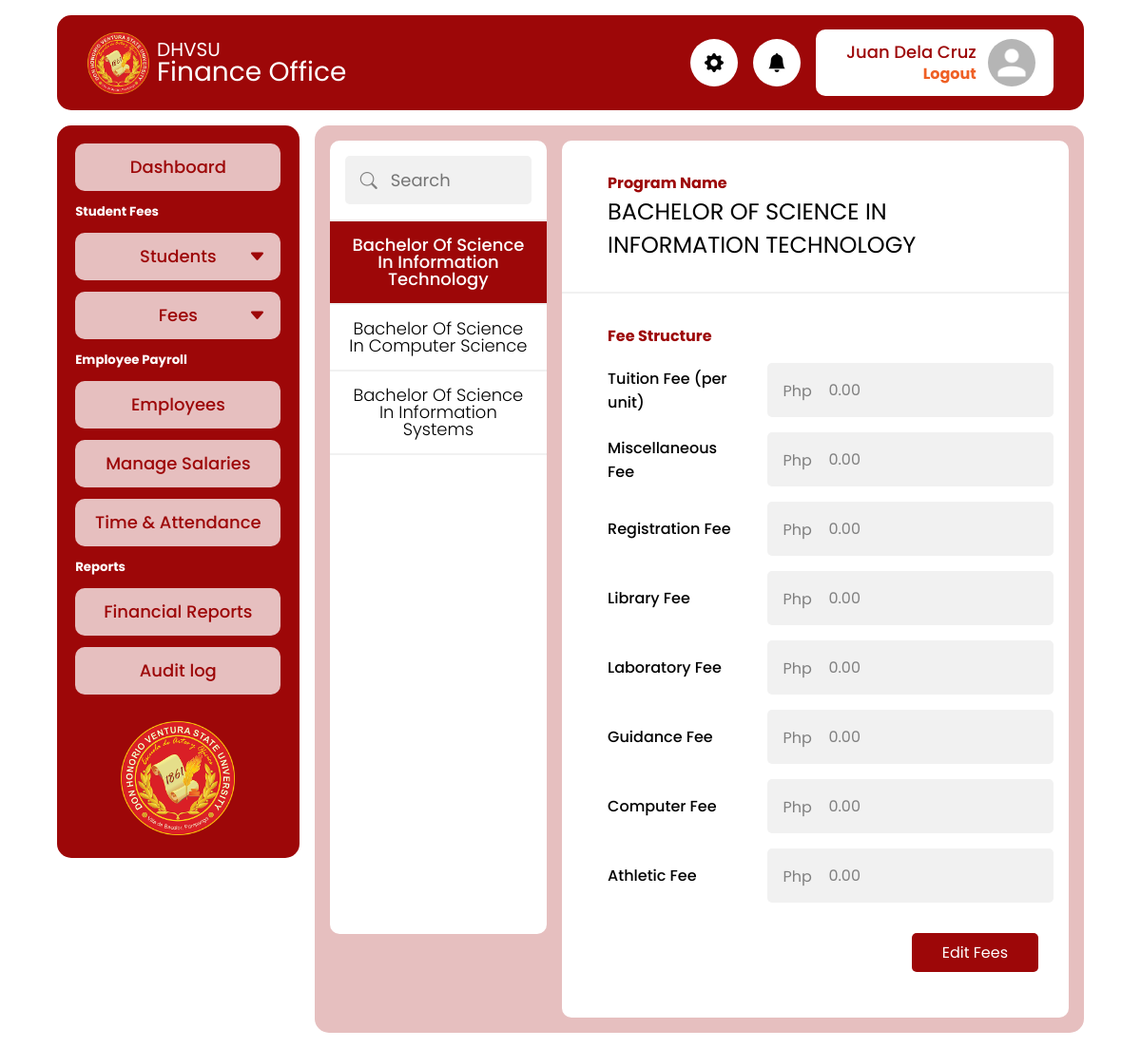
Before: /admin/program_fees.php?id=1 (signed in) with the older database file.
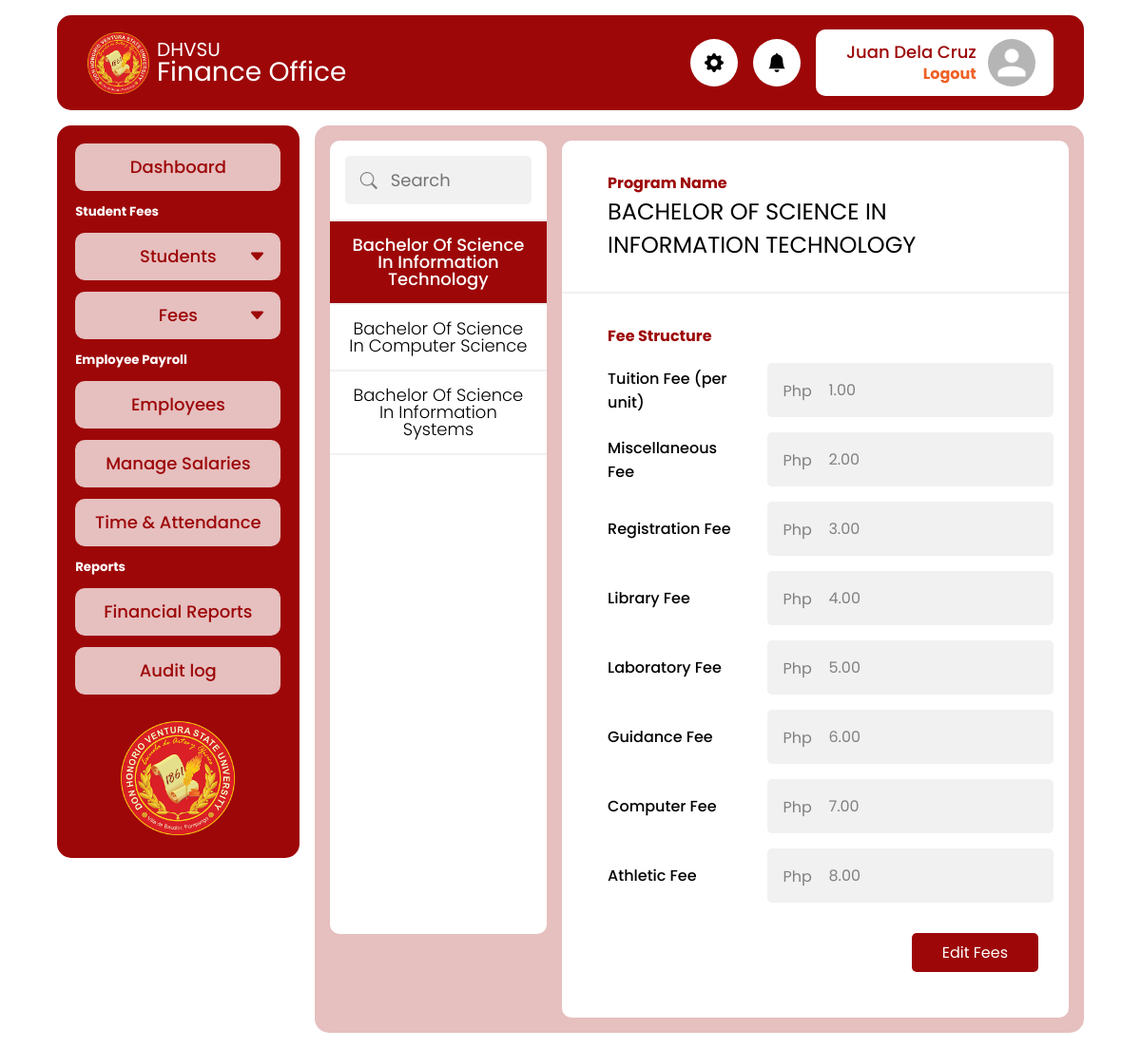
After: the same page with the newer database file.
### tables this page shows
CREATE TABLE `tbl_programs` (
  `id` int(11) NOT NULL,
  `program_name` varchar(255) NOT NULL,
  `program_desc` text NOT NULL,
  `updated_on` datetime NOT NULL DEFAULT current_timestamp() ON UPDATE current_timestamp()
);

CREATE TABLE `tbl_fee_struc` (
  `id` int(11) NOT NULL,
  `program_id` int(11) NOT NULL DEFAULT 0,
  `tuition_fee` decimal(15,2) NOT NULL DEFAULT 0.00,
  `misc_fee` decimal(15,2) NOT NULL DEFAULT 0.00,
  `registration_fee` decimal(15,2) NOT NULL DEFAULT 0.00,
  `library_fee` decimal(15,2) NOT NULL DEFAULT 0.00,
  `laboratory_fee` decimal(15,2) NOT NULL DEFAULT 0.00,
  `guidance_fee` decimal(15,2) NOT NULL DEFAULT 0.00,
  `computer_fee` decimal(15,2) NOT NULL DEFAULT 0.00,
  `athletic_fee` decimal(15,2) NOT NULL DEFAULT 0.00,
  `updated_on` datetime NOT NULL DEFAULT current_timestamp() ON UPDATE current_timestamp()
);

### app/util_func.php (called while the page is built, shortened)
<?php
function fetchAll(string $table, $pdo)
{
  $sql = "SELECT * FROM $table";
  $stmt = $pdo->query($sql);
  return ($stmt->rowCount() > 0) ? $stmt->fetchAll() : null;
}
function fetchItem(string $table, $id, $pdo)
{
  $sql = "SELECT * FROM $table WHERE id = ?";
  $stmt = $pdo->prepare($sql);
  $stmt->execute([$id]);
  return ($stmt->rowCount() > 0) ? $stmt->fetch() : null;
}

### app/fee_func.php (called while the page is built)
<?php
function fetchFeesOnProgram($program_id, $pdo)
{
  $sql = "SELECT * FROM tbl_fee_struc WHERE program_id = ?";
  $stmt = $pdo->prepare($sql);
  $stmt->execute([$program_id]);
  return ($stmt->rowCount() > 0) ? $stmt->fetch() : null;
}

### admin/program_fees.php (the view, shortened to what this page needs)
<?php
require_once './includes/header.php';
require_once '../app/fee_func.php';
$programs = fetchAll('tbl_programs', $pdo);
if (isset($_GET["id"])) {
  $item = fetchItem('tbl_programs', $_GET["id"], $pdo);
  $fees = fetchFeesOnProgram($_GET["id"], $pdo);
}
?>
<main>
  <div class="program-fees">
    <div class="card">
      <div class="card-header">
        <div class="input-with-icon">
          <input type="text" class="input-control search" placeholder="Search" id="program-search">
        </div>
      </div>
      <div class="">
        <ul class="card-list" id="program-list">
          <?php
          foreach ($programs as $program) {
          ?>
            <li><a href='<?= "./program_fees.php?id=" . $program['id'] ?>' class="<?php echo ($_GET["id"] == $program['id']) ?  'active' : '' ?>">
                <?= ucwords(strtolower($program['program_name'])); ?>
              </a></li>
          <?php
          }
          ?>
        </ul>
      </div>
    </div>
    <div class="card">
      <div class="card-header">
        <div class="program-label">
          <p>Program Name</p>
          <h2><?= $item['program_name'] ?></h2>
        </div>
      </div>
      <div class="card-body">
        <div class="program-label">
          <p>Fee Structure</p>
        </div>
        <form action="../app/fee_update.php" method="post">
          <div class="fee-list" id="fee-list">
            <div class="fee">
              <label for="">Tuition Fee (per unit)</label>
              <div class="input-with-currency">
                <div class="currency">Php</div>
                <input type="number" placeholder="1.00" step="0.01" class="input-control gray" disabled value="<?= $fees['tuition_fee'] ?>" name="tuition_fee">
              </div>
            </div>
            <div class="fee">
              <label for="">Miscellaneous Fee</label>
              <div class="input-with-currency">
                <div class="currency">Php</div>
                <input type="number" placeholder="1.00" step="0.01" class="input-control gray" disabled value="<?= $fees['misc_fee'] ?>" name="misc_fee">
              </div>
            </div>
            <div class="fee">
              <label for="">Registration Fee</label>
              <div class="input-with-currency">
                <div class="currency">Php</div>
                <input type="number" placeholder="1.00" step="0.01" class="input-control gray" disabled value="<?= $fees['registration_fee'] ?>" name="registration_fee">
              </div>
            </div>
            <div class="fee">
              <label for="">Library Fee</label>
              <div class="input-with-currency">
                <div class="currency">Php</div>
                <input type="number" placeholder="1.00" step="0.01" class="input-control gray" disabled value="<?= $fees['library_fee'] ?>" name="library_fee">
              </div>
            </div>
            <div class="fee">
              <label for="">Laboratory Fee</label>
              <div class="input-with-currency">
                <div class="currency">Php</div>
                <input type="number" placeholder="1.00" step="0.01" class="input-control gray" disabled value="<?= $fees['laboratory_fee'] ?>" name="laboratory_fee">
              </div>
            </div>
            <div class="fee">
              <label for="">Guidance Fee</label>
              <div class="input-with-currency">
                <div class="currency">Php</div>
                <input type="number" placeholder="1.00" step="0.01" class="input-control gray" disabled value="<?= $fees['guidance_fee'] ?>" name="guidance_fee">
              </div>
            </div>
            <div class="fee">
              <label for="">Computer Fee</label>
              <div class="input-with-currency">
                <div class="currency">Php</div>
                <input type="number" placeholder="1.00" step="0.01" class="input-control gray" disabled value="<?= $fees['computer_fee'] ?>" name="computer_fee">
              </div>
            </div>
            <div class="fee">
              <label for="">Athletic Fee</label>
              <div class="input-with-currency">
                <div class="currency">Php</div>
                <input type="number" placeholder="1.00" step="0.01" class="input-control gray" disabled value="<?= $fees['athletic_fee'] ?>" name="athletic_fee">
              </div>
            </div>
          </div>
          <div class="edit-btn-group">
            <button type="button" class="btn" id="edit-fee-btn">Edit Fees</button>
          </div>
        </form>
      </div>
    </div>
  </div>
</main>
<?php
require_once  './includes/footer.php'
?>

### admin/includes/header.php (shortened to what this page needs)
<?php
require '../config.php';
require '../app/util_func.php';
?>
<!DOCTYPE html>
<html lang="en">
<head>
  <link rel="stylesheet" href="../css/style.css">
  <link rel="stylesheet" href="https://cdn.jsdelivr.net/npm/bootstrap-icons@1.10.3/font/bootstrap-icons.css">
</head>
<body>
  <header class="header">
    <a href="" class="brand">
      <img src="../icon.png" alt="" class="logo">
      <div class="site-name">
        <p class="school">DHVSU</p>
        <p class="office">Finance Office</p>
      </div>
    </a>
    <div class="header-icon">
      <i class="bi bi-gear-fill"></i>
    </div>
    <div class="header-icon">
      <i class="bi bi-bell-fill"></i>
    </div>
    <div class="header-user">
      <div class="user-account">
        <a href="#" class="username">
          <p><?= $_SESSION["user"]["full_name"] ?></p>
        </a>
        <a href="./logout.php" class="logout">Logout</a>
      </div>
      <img src="../assets/profile-placeholder.jpg" alt="" class="display-photo">
    </div>
  </header>
  <div class="container">
    <div class="sidebar">
      <ul>
        <li>
          <a class="nav-link" href="dashboard.php">
            Dashboard
          </a>
        </li>
      </ul>
      <h5>Student Fees</h5>
      <ul>
        <li>
          <button type="button" class="nav-menu-btn" href="">
            <i class="bi bi-caret-down-fill"></i>Students
          </button>
        </li>
        <li>
          <button type="button" class="nav-menu-btn" href="">
            <i class="bi bi-caret-down-fill"></i>Fees
          </button>
        </li>
      </ul>
      <h5>Employee Payroll</h5>
      <ul>
        <li>
          <a class="nav-link" href="">
            Employees
          </a>
        </li>
        <li>
          <a class="nav-link" href="">
            Manage Salaries
          </a>
        </li>
        <li>
          <a class="nav-link" href="">
            Time & Attendance
          </a>
        </li>
      </ul>
      <h5>Reports</h5>
      <ul>
        <li>
          <a class="nav-link" href="">
            Financial Reports
          </a>
        </li>
        <li>
          <a class="nav-link" href="">
            Audit log
          </a>
        </li>
      </ul>
      <img src="../icon.png" class="logo" alt="">
    </div>

### admin/includes/footer.php
</div>
</body>
</html>

Changed rows visible on the page:
changed tbl_fee_struc: tuition_fee "0.00" → "1.00"; misc_fee "0.00" → "2.00"; registration_fee "0.00" → "3.00"; library_fee "0.00" → "4.00"; laboratory_fee "0.00" → "5.00"; guidance_fee "0.00" → "6.00"; computer_fee "0.00" → "7.00"; athletic_fee "0.00" → "8.00"
